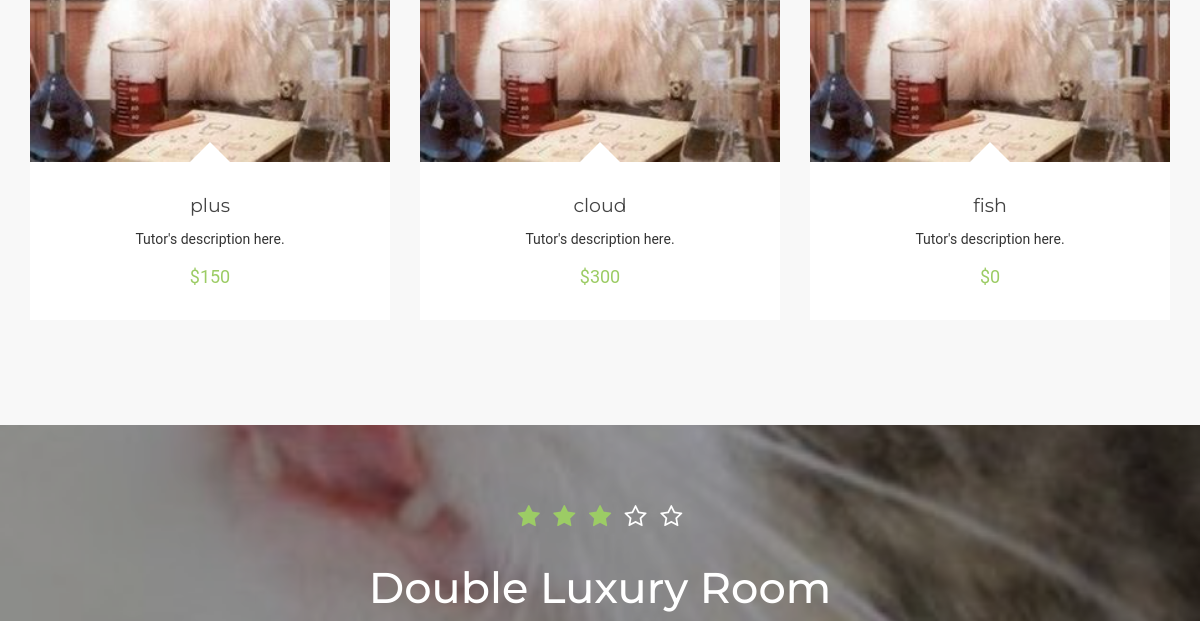
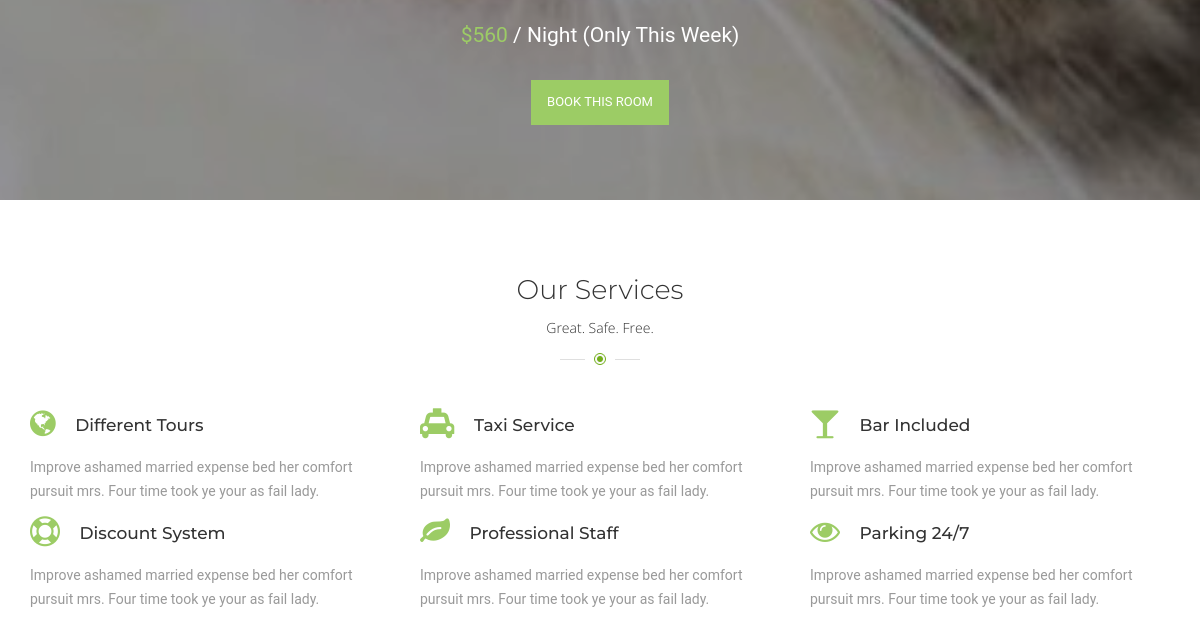
The app's page /Tutorial/5/ (signed in, middle part), older data (2 pictures, top to bottom).
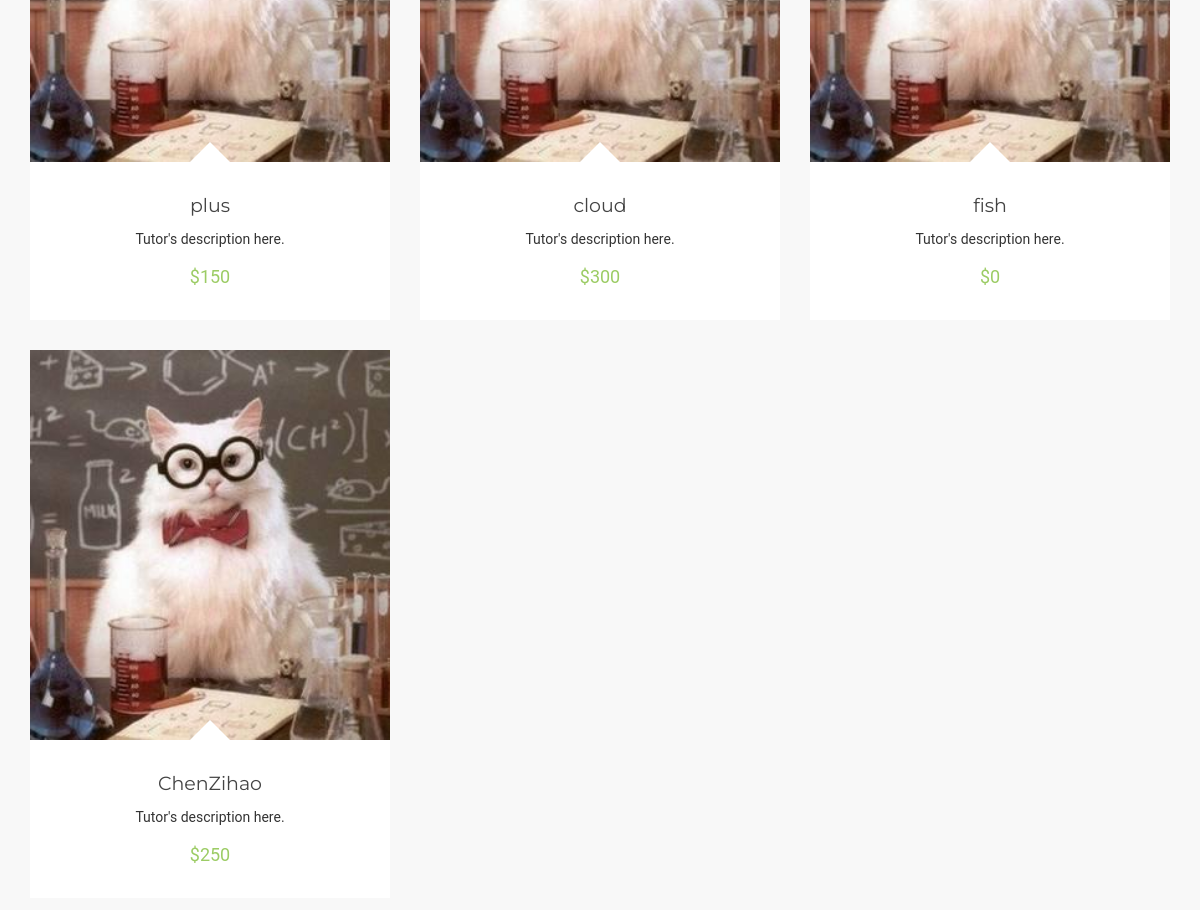
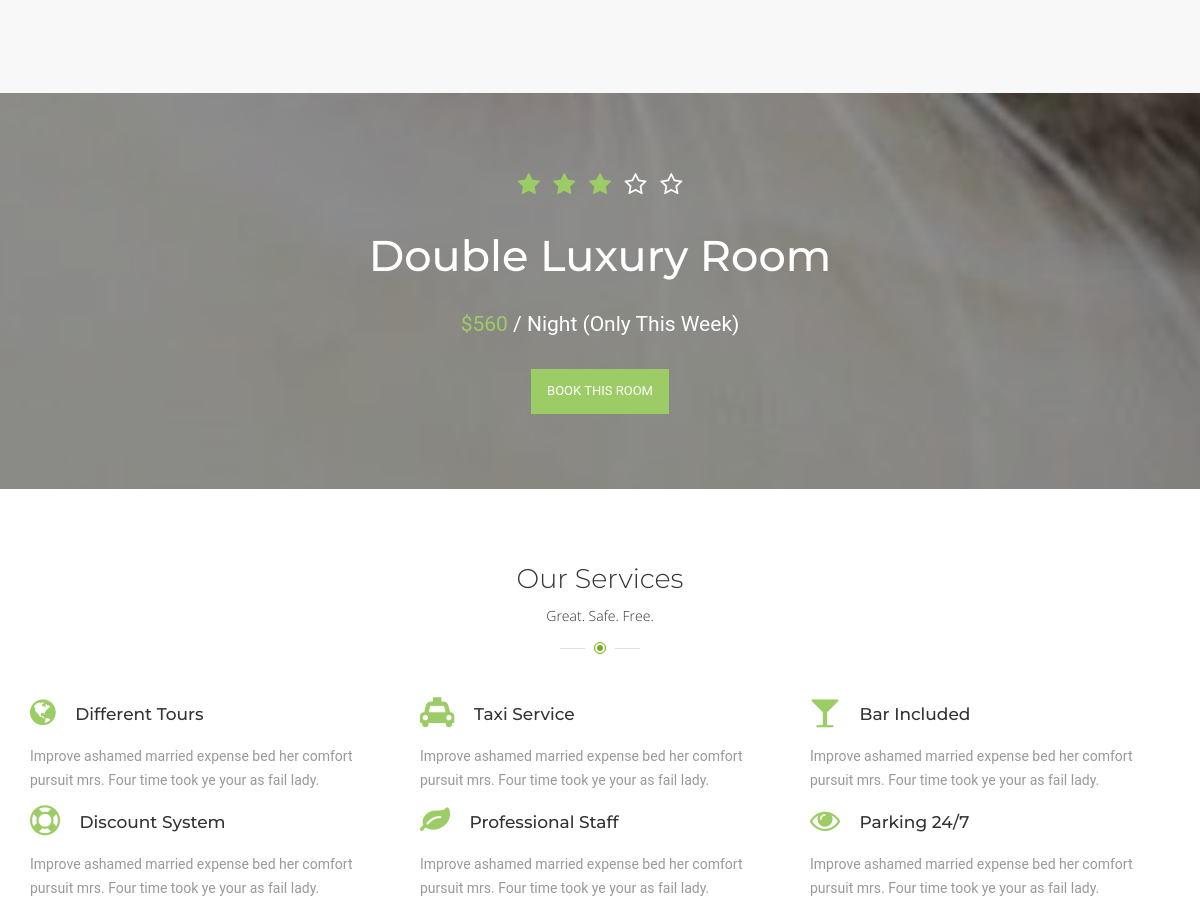
The same page, newer data (2 pictures, top to bottom).
### Tutorial/models.py (models this page shows, shortened)
class Tutor(models.Model):
    myuser = models.ForeignKey(MyUser, on_delete=models.CASCADE,null=True)
    timeslot = models.CharField(max_length=672, default="111111111111111111111111111111111111111111111111111111111111111111111111111111111111111111111111111111111111111111111111111111111111111111111111111111111111111111111111111111111111111111111111111111111111111111111111111111111111111111111111111111111111111111111111111111111111111111111111111111111111111111111111111111111111111111111111") #for private tutor todo: should update every half an hour
    hourly_rate = models.IntegerField(default=0) #todo: eight digit for student so can tell if he have

class MyUser(models.Model):
    user = models.ForeignKey(User, on_delete = models.CASCADE )
    wallet = models.ForeignKey(Wallet, on_delete = models.CASCADE)

### Tutorial/views.py (the view)
# urls.py: url(r'^(?P<myuser_id>[0-9]+)/$', views.index, name='index'),
def index(request, myuser_id):
    if not request.user.is_authenticated(): #visitor or client
        return render(request, 'home.html')
    myuser = MyUser.objects.get(user=request.user)  # myuser = get_object_or_404(MyUser, pk=myuser_id)
    all_tutors = Tutor.objects.all()
    private_tutors = PrivateTutor.objects.all()
    params = {"user": myuser, "latest_Tutor_list": all_tutors, 'user': myuser}
    return render(request, 'searchtutors/index.html', params)

### Tutorial/templates/searchtutors/index.html (shortened to what this page needs)
{% extends "Menu.html" %}
{% block content %}
    <section class="best-tutor">
      <div class="container">
        <div class="best-tutor-carousel">
          <ul class="row best-tutor_ul">
              {%for Tutor in latest_Tutor_list%}
            <li class="col-lg-4 col-md-4 col-sm-6 col-xs-12 best-tutor_li">
              <div class="best-tutor_img">
                <a href="{% url 'Tutorial:tutorpage' user.id Tutor.id %}"><img src="/static/bootstrap/images/best-rooms/1.jpg" alt=""></a>
              </div>
              <div class="best-tutor-info">
                <div class="best-tutor_t"><a href="{% url 'Tutorial:tutorpage' user.id Tutor.id %}">{{Tutor.myuser.user.username}}</a></div>
                <div class="best-tutor_desc">Tutor's description here.
                </div>
                <div class="best-tutor_rate">
                  <span>${{Tutor.hourly_rate}}</span>
                </div>
              </div>
            </li>
              {% endfor %}
          </ul>
        </div>
      </div>
    </section>
      <section class="banner bg-parallax2">
        <div class="overlay"></div>
      <div class="banner-parallax">
        <div class="container">
          <div class="text-center">
            <div class="banner-parallax_raiting">
              <a href="#"><span class="star __selected"></span></a>
              <a href="#"><span class="star __selected"></span></a>
              <a href="#"><span class="star __selected"></span></a>
              <a href="#"><span class="star"></span></a>
              <a href="#"><span class="star"></span></a>
            </div>
            <h2 class="banner-parallax_t">Double Luxury Room</h2>
            <div class="banner-parallax_price"><span>$560</span> / Night (Only This Week)</div>
            <a href="#" class="btn btn-default">Book this room</a>
          </div>
        </div>
      </div>
    </section>
    <section class="section">
      <div class="container">
        <div class="title-main"><h2 class="h2">Our Services<span class="title-secondary">Great. Safe. Free.</span></h2></div>
        <div class="row">
          <div class="col-lg-4 col-md-4 col-sm-6">
            <h3 class="service_title"><i class="fa fa-globe"></i> Different Tours</h3>
            <p>Improve ashamed married expense bed her comfort pursuit mrs. Four time took ye your as fail lady.</p>
          </div>
          <div class="col-lg-4 col-md-4 col-sm-6">
            <h3 class="service_title"><i class="fa fa-taxi"></i> Taxi Service</h3>
            <p>Improve ashamed married expense bed her comfort pursuit mrs. Four time took ye your as fail lady.</p>
          </div>
          <div class="col-lg-4 col-md-4 col-sm-6">
            <h3 class="service_title"><i class="fa fa-glass"></i> Bar Included</h3>
            <p>Improve ashamed married expense bed her comfort pursuit mrs. Four time took ye your as fail lady.</p>
          </div>
          <div class="col-lg-4 col-md-4 col-sm-6">
            <h3 class="service_title"><i class="fa fa-life-ring"></i> Discount System</h3>
            <p>Improve ashamed married expense bed her comfort pursuit mrs. Four time took ye your as fail lady.</p>
          </div>
          <div class="col-lg-4 col-md-4 col-sm-6">
            <h3 class="service_title"><i class="fa fa-leaf"></i> Professional Staff</h3>
            <p>Improve ashamed married expense bed her comfort pursuit mrs. Four time took ye your as fail lady.</p>
          </div>
          <div class="col-lg-4 col-md-4 col-sm-6">
            <h3 class="service_title"><i class="fa fa-eye"></i> Parking 24/7</h3>
            <p>Improve ashamed married expense bed her comfort pursuit mrs. Four time took ye your as fail lady.</p>
          </div>
        </div>
      </div>
    </section>
{% endblock %}

Row changes from the older to the newer data that the page shows:
added Tutor: myuser.user.username "ChenZihao", hourly_rate "250"
